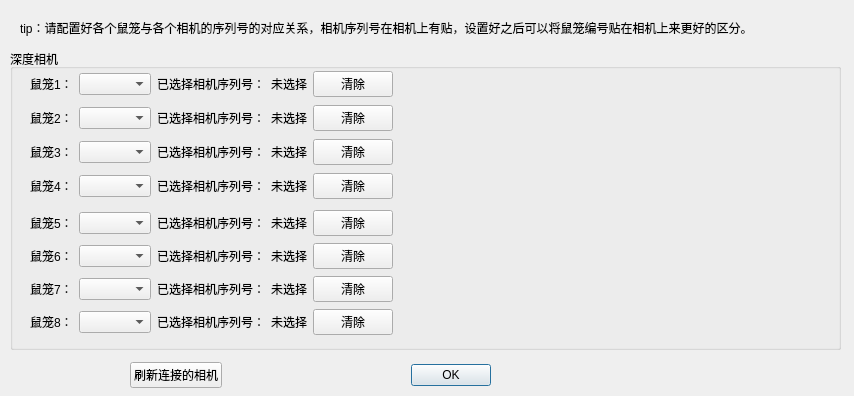
<?xml version="1.0" encoding="UTF-8"?>
<ui version="4.0">
 <class>deep_camera_config_dialog</class>
 <widget class="QDialog" name="deep_camera_config_dialog">
  <property name="geometry">
   <rect>
    <x>0</x>
    <y>0</y>
    <width>854</width>
    <height>396</height>
   </rect>
  </property>
  <property name="windowTitle">
   <string>Dialog</string>
  </property>
  <widget class="QLabel" name="tip_label">
   <property name="geometry">
    <rect>
     <x>20</x>
     <y>20</y>
     <width>801</width>
     <height>16</height>
    </rect>
   </property>
   <property name="text">
    <string>tip：请配置好各个鼠笼与各个相机的序列号的对应关系，相机序列号在相机上有贴，设置好之后可以将鼠笼编号贴在相机上来更好的区分。</string>
   </property>
  </widget>
  <widget class="QGroupBox" name="deep_camera_group">
   <property name="geometry">
    <rect>
     <x>10</x>
     <y>49</y>
     <width>831</width>
     <height>301</height>
    </rect>
   </property>
   <property name="title">
    <string>深度相机</string>
   </property>
   <widget class="QWidget" name="verticalLayoutWidget">
    <property name="geometry">
     <rect>
      <x>20</x>
      <y>20</y>
      <width>791</width>
      <height>134</height>
     </rect>
    </property>
    <layout class="QVBoxLayout" name="d_mouse_cage_1_4_layout">
     <property name="topMargin">
      <number>0</number>
     </property>
     <item>
      <layout class="QHBoxLayout" name="d_mouse_cage_1_layout">
       <item>
        <widget class="QLabel" name="d_mouse_cage_1_title">
         <property name="text">
          <string>鼠笼1：</string>
         </property>
        </widget>
       </item>
       <item>
        <widget class="QComboBox" name="d_mouse_cage_1_select"/>
       </item>
       <item>
        <widget class="QLabel" name="d_mouse_cage_1_checked_title">
         <property name="text">
          <string>已选择相机序列号：</string>
         </property>
        </widget>
       </item>
       <item>
        <widget class="QLabel" name="d_mouse_cage_1_checked_value">
         <property name="text">
          <string>未选择</string>
         </property>
        </widget>
       </item>
       <item>
        <widget class="QPushButton" name="d_mouse_cage_1_checked_value_btn">
         <property name="text">
          <string>清除</string>
         </property>
        </widget>
       </item>
       <item>
        <spacer name="d_mouse_cage_1_spacer">
         <property name="orientation">
          <enum>Qt::Horizontal</enum>
         </property>
         <property name="sizeHint" stdset="0">
          <size>
           <width>40</width>
           <height>20</height>
          </size>
         </property>
        </spacer>
       </item>
      </layout>
     </item>
     <item>
      <layout class="QHBoxLayout" name="d_mouse_cage_2_layout">
       <item>
        <widget class="QLabel" name="d_mouse_cage_2_title">
         <property name="text">
          <string>鼠笼2：</string>
         </property>
        </widget>
       </item>
       <item>
        <widget class="QComboBox" name="d_mouse_cage_2_select"/>
       </item>
       <item>
        <widget class="QLabel" name="d_mouse_cage_2_checked_title">
         <property name="text">
          <string>已选择相机序列号：</string>
         </property>
        </widget>
       </item>
       <item>
        <widget class="QLabel" name="d_mouse_cage_2_checked_value">
         <property name="text">
          <string>未选择</string>
         </property>
        </widget>
       </item>
       <item>
        <widget class="QPushButton" name="d_mouse_cage_2_checked_value_btn">
         <property name="text">
          <string>清除</string>
         </property>
        </widget>
       </item>
       <item>
        <spacer name="d_mouse_cage_2_spacer">
         <property name="orientation">
          <enum>Qt::Horizontal</enum>
         </property>
         <property name="sizeHint" stdset="0">
          <size>
           <width>40</width>
           <height>20</height>
          </size>
         </property>
        </spacer>
       </item>
      </layout>
     </item>
     <item>
      <layout class="QHBoxLayout" name="d_mouse_cage_3_layout">
       <item>
        <widget class="QLabel" name="d_mouse_cage_3_title">
         <property name="text">
          <string>鼠笼3：</string>
         </property>
        </widget>
       </item>
       <item>
        <widget class="QComboBox" name="d_mouse_cage_3_select"/>
       </item>
       <item>
        <widget class="QLabel" name="d_mouse_cage_3_checked_title">
         <property name="text">
          <string>已选择相机序列号：</string>
         </property>
        </widget>
       </item>
       <item>
        <widget class="QLabel" name="d_mouse_cage_3_checked_value">
         <property name="text">
          <string>未选择</string>
         </property>
        </widget>
       </item>
       <item>
        <widget class="QPushButton" name="d_mouse_cage_3_checked_value_btn">
         <property name="text">
          <string>清除</string>
         </property>
        </widget>
       </item>
       <item>
        <spacer name="d_mouse_cage_3_spacer">
         <property name="orientation">
          <enum>Qt::Horizontal</enum>
         </property>
         <property name="sizeHint" stdset="0">
          <size>
           <width>40</width>
           <height>20</height>
          </size>
         </property>
        </spacer>
       </item>
      </layout>
     </item>
     <item>
      <layout class="QHBoxLayout" name="d_mouse_cage_4_layout">
       <item>
        <widget class="QLabel" name="d_mouse_cage_4_title">
         <property name="text">
          <string>鼠笼4：</string>
         </property>
        </widget>
       </item>
       <item>
        <widget class="QComboBox" name="d_mouse_cage_4_select"/>
       </item>
       <item>
        <widget class="QLabel" name="d_mouse_cage_4_checked_title">
         <property name="text">
          <string>已选择相机序列号：</string>
         </property>
        </widget>
       </item>
       <item>
        <widget class="QLabel" name="d_mouse_cage_4_checked_value">
         <property name="text">
          <string>未选择</string>
         </property>
        </widget>
       </item>
       <item>
        <widget class="QPushButton" name="d_mouse_cage_4_checked_value_btn">
         <property name="text">
          <string>清除</string>
         </property>
        </widget>
       </item>
       <item>
        <spacer name="d_mouse_cage_4_spacer">
         <property name="orientation">
          <enum>Qt::Horizontal</enum>
         </property>
         <property name="sizeHint" stdset="0">
          <size>
           <width>40</width>
           <height>20</height>
          </size>
         </property>
        </spacer>
       </item>
      </layout>
     </item>
    </layout>
   </widget>
   <widget class="QWidget" name="verticalLayoutWidget_2">
    <property name="geometry">
     <rect>
      <x>20</x>
      <y>160</y>
      <width>791</width>
      <height>131</height>
     </rect>
    </property>
    <layout class="QVBoxLayout" name="d_mouse_cage_5_8_layout">
     <property name="topMargin">
      <number>0</number>
     </property>
     <item>
      <layout class="QHBoxLayout" name="d_mouse_cage_5_layout">
       <item>
        <widget class="QLabel" name="d_mouse_cage_5_title">
         <property name="text">
          <string>鼠笼5：</string>
         </property>
        </widget>
       </item>
       <item>
        <widget class="QComboBox" name="d_mouse_cage_5_select"/>
       </item>
       <item>
        <widget class="QLabel" name="d_mouse_cage_5_checked_title">
         <property name="text">
          <string>已选择相机序列号：</string>
         </property>
        </widget>
       </item>
       <item>
        <widget class="QLabel" name="d_mouse_cage_5_checked_value">
         <property name="text">
          <string>未选择</string>
         </property>
        </widget>
       </item>
       <item>
        <widget class="QPushButton" name="d_mouse_cage_5_checked_value_btn">
         <property name="text">
          <string>清除</string>
         </property>
        </widget>
       </item>
       <item>
        <spacer name="d_mouse_cage_5_spacer">
         <property name="orientation">
          <enum>Qt::Horizontal</enum>
         </property>
         <property name="sizeHint" stdset="0">
          <size>
           <width>40</width>
           <height>20</height>
          </size>
         </property>
        </spacer>
       </item>
      </layout>
     </item>
     <item>
      <layout class="QHBoxLayout" name="d_mouse_cage_6_layout">
       <item>
        <widget class="QLabel" name="d_mouse_cage_6_title">
         <property name="text">
          <string>鼠笼6：</string>
         </property>
        </widget>
       </item>
       <item>
        <widget class="QComboBox" name="d_mouse_cage_6_select"/>
       </item>
       <item>
        <widget class="QLabel" name="d_mouse_cage_6_checked_title">
         <property name="text">
          <string>已选择相机序列号：</string>
         </property>
        </widget>
       </item>
       <item>
        <widget class="QLabel" name="d_mouse_cage_6_checked_value">
         <property name="text">
          <string>未选择</string>
         </property>
        </widget>
       </item>
       <item>
        <widget class="QPushButton" name="d_mouse_cage_6_checked_value_btn">
         <property name="text">
          <string>清除</string>
         </property>
        </widget>
       </item>
       <item>
        <spacer name="d_mouse_cage_6_spacer">
         <property name="orientation">
          <enum>Qt::Horizontal</enum>
         </property>
         <property name="sizeHint" stdset="0">
          <size>
           <width>40</width>
           <height>20</height>
          </size>
         </property>
        </spacer>
       </item>
      </layout>
     </item>
     <item>
      <layout class="QHBoxLayout" name="d_mouse_cage_7_layout">
       <item>
        <widget class="QLabel" name="d_mouse_cage_7_title">
         <property name="text">
          <string>鼠笼7：</string>
         </property>
        </widget>
       </item>
       <item>
        <widget class="QComboBox" name="d_mouse_cage_7_select"/>
       </item>
       <item>
        <widget class="QLabel" name="d_mouse_cage_7_checked_title">
         <property name="text">
          <string>已选择相机序列号：</string>
         </property>
        </widget>
       </item>
       <item>
        <widget class="QLabel" name="d_mouse_cage_7_checked_value">
         <property name="text">
          <string>未选择</string>
         </property>
        </widget>
       </item>
       <item>
        <widget class="QPushButton" name="d_mouse_cage_7_checked_value_btn">
         <property name="text">
          <string>清除</string>
         </property>
        </widget>
       </item>
       <item>
        <spacer name="d_mouse_cage_7_spacer">
         <property name="orientation">
          <enum>Qt::Horizontal</enum>
         </property>
         <property name="sizeHint" stdset="0">
          <size>
           <width>40</width>
           <height>20</height>
          </size>
         </property>
        </spacer>
       </item>
      </layout>
     </item>
     <item>
      <layout class="QHBoxLayout" name="d_mouse_cage_8_layout">
       <item>
        <widget class="QLabel" name="d_mouse_cage_8_title">
         <property name="text">
          <string>鼠笼8：</string>
         </property>
        </widget>
       </item>
       <item>
        <widget class="QComboBox" name="d_mouse_cage_8_select"/>
       </item>
       <item>
        <widget class="QLabel" name="d_mouse_cage_8_checked_title">
         <property name="text">
          <string>已选择相机序列号：</string>
         </property>
        </widget>
       </item>
       <item>
        <widget class="QLabel" name="d_mouse_cage_8_checked_value">
         <property name="text">
          <string>未选择</string>
         </property>
        </widget>
       </item>
       <item>
        <widget class="QPushButton" name="d_mouse_cage_8_checked_value_btn">
         <property name="text">
          <string>清除</string>
         </property>
        </widget>
       </item>
       <item>
        <spacer name="d_mouse_cage_8_spacer">
         <property name="orientation">
          <enum>Qt::Horizontal</enum>
         </property>
         <property name="sizeHint" stdset="0">
          <size>
           <width>40</width>
           <height>20</height>
          </size>
         </property>
        </spacer>
       </item>
      </layout>
     </item>
    </layout>
   </widget>
  </widget>
  <widget class="QWidget" name="horizontalLayoutWidget">
   <property name="geometry">
    <rect>
     <x>110</x>
     <y>360</y>
     <width>381</width>
     <height>31</height>
    </rect>
   </property>
   <layout class="QHBoxLayout" name="horizontalLayout">
    <property name="leftMargin">
     <number>20</number>
    </property>
    <item>
     <widget class="QPushButton" name="refresh">
      <property name="text">
       <string>刷新连接的相机</string>
      </property>
     </widget>
    </item>
    <item>
     <widget class="QDialogButtonBox" name="dialog_btn">
      <property name="orientation">
       <enum>Qt::Horizontal</enum>
      </property>
      <property name="standardButtons">
       <set>QDialogButtonBox::Ok</set>
      </property>
     </widget>
    </item>
   </layout>
  </widget>
 </widget>
 <resources/>
 <connections>
  <connection>
   <sender>dialog_btn</sender>
   <signal>accepted()</signal>
   <receiver>deep_camera_config_dialog</receiver>
   <slot>accept()</slot>
   <hints>
    <hint type="sourcelabel">
     <x>248</x>
     <y>254</y>
    </hint>
    <hint type="destinationlabel">
     <x>157</x>
     <y>274</y>
    </hint>
   </hints>
  </connection>
  <connection>
   <sender>dialog_btn</sender>
   <signal>rejected()</signal>
   <receiver>deep_camera_config_dialog</receiver>
   <slot>reject()</slot>
   <hints>
    <hint type="sourcelabel">
     <x>316</x>
     <y>260</y>
    </hint>
    <hint type="destinationlabel">
     <x>286</x>
     <y>274</y>
    </hint>
   </hints>
  </connection>
 </connections>
</ui>
